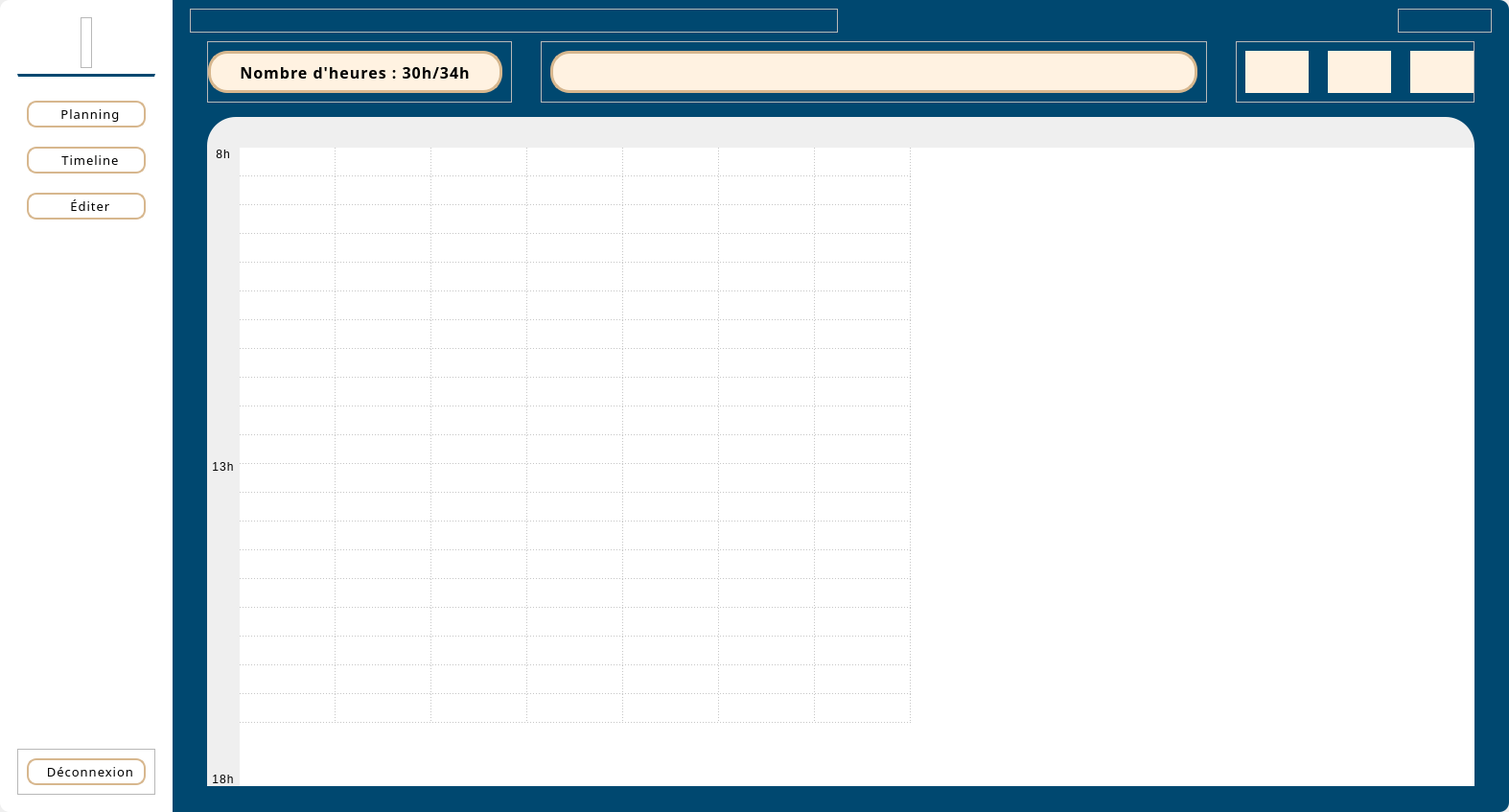
<?xml version="1.0" encoding="UTF-8"?>
<ui version="4.0">
 <class>MainWindow</class>
 <widget class="QMainWindow" name="MainWindow">
  <property name="geometry">
   <rect>
    <x>0</x>
    <y>0</y>
    <width>1574</width>
    <height>847</height>
   </rect>
  </property>
  <property name="windowTitle">
   <string>MainWindow</string>
  </property>
  <property name="styleSheet">
   <string notr="true">* {
letter-spacing: 1px;
}

QPushButton {
	border: none;
}

#leftmenuContainer {
	background-color: rgb(255, 255, 255);
	border-top-left-radius: 10px;
	border-bottom-left-radius: 10px;
}

#leftMenuSubContainer {
	border-top-left-radius: 10px;
	border-bottom-left-radius: 10px;
}

#mainBodyContainer{
	background-color: rgb(0, 72, 112);
	border-top-right-radius: 10px;
	border-bottom-right-radius: 10px;
}

#headerContainer {
	border-top-right-radius: 10px;
}

#mainBodyContent {
	border-bottom-right-radius: 10px;
}

#frame_9{
	background-color: rgb(239, 239, 239);
	border-top-left-radius: 30px;	
	border-top-right-radius: 30px;	
	padding: 7px 0;
}
</string>
  </property>
  <widget class="QWidget" name="centralwidget">
   <layout class="QHBoxLayout" name="horizontalLayout">
    <property name="spacing">
     <number>0</number>
    </property>
    <property name="leftMargin">
     <number>0</number>
    </property>
    <property name="topMargin">
     <number>0</number>
    </property>
    <property name="rightMargin">
     <number>0</number>
    </property>
    <property name="bottomMargin">
     <number>0</number>
    </property>
    <item alignment="Qt::AlignLeft">
     <widget class="QWidget" name="leftmenuContainer" native="true">
      <property name="styleSheet">
       <string notr="true"/>
      </property>
      <layout class="QVBoxLayout" name="verticalLayout">
       <item alignment="Qt::AlignLeft">
        <widget class="QWidget" name="leftMenuSubContainer" native="true">
         <property name="styleSheet">
          <string notr="true">QPushButton{
	border: 2px solid #D7B78E;
	padding: 3px 10px;
	border-radius: 10px;
}

#frame_2 {
	border-top: 3px solid #004870;
}</string>
         </property>
         <layout class="QVBoxLayout" name="verticalLayout_2">
          <item alignment="Qt::AlignHCenter|Qt::AlignVCenter">
           <widget class="QFrame" name="frame">
            <property name="frameShape">
             <enum>QFrame::StyledPanel</enum>
            </property>
            <property name="frameShadow">
             <enum>QFrame::Raised</enum>
            </property>
            <layout class="QVBoxLayout" name="verticalLayout_5">
             <property name="spacing">
              <number>0</number>
             </property>
             <property name="leftMargin">
              <number>0</number>
             </property>
             <property name="topMargin">
              <number>0</number>
             </property>
             <property name="rightMargin">
              <number>0</number>
             </property>
             <property name="bottomMargin">
              <number>15</number>
             </property>
             <item alignment="Qt::AlignHCenter">
              <widget class="QLabel" name="label">
               <property name="maximumSize">
                <size>
                 <width>90</width>
                 <height>90</height>
                </size>
               </property>
               <property name="text">
                <string/>
               </property>
               <property name="pixmap">
                <pixmap>../icons/user.png</pixmap>
               </property>
               <property name="scaledContents">
                <bool>true</bool>
               </property>
              </widget>
             </item>
             <item>
              <widget class="QLabel" name="name">
               <property name="font">
                <font>
                 <family>Sans Serif Collection</family>
                 <pointsize>12</pointsize>
                 <weight>75</weight>
                 <bold>true</bold>
                </font>
               </property>
               <property name="text">
                <string/>
               </property>
               <property name="alignment">
                <set>Qt::AlignCenter</set>
               </property>
              </widget>
             </item>
            </layout>
           </widget>
          </item>
          <item>
           <widget class="QFrame" name="frame_2">
            <property name="sizePolicy">
             <sizepolicy hsizetype="Preferred" vsizetype="Preferred">
              <horstretch>0</horstretch>
              <verstretch>0</verstretch>
             </sizepolicy>
            </property>
            <property name="styleSheet">
             <string notr="true"/>
            </property>
            <property name="frameShape">
             <enum>QFrame::StyledPanel</enum>
            </property>
            <property name="frameShadow">
             <enum>QFrame::Raised</enum>
            </property>
            <layout class="QVBoxLayout" name="verticalLayout_3">
             <property name="spacing">
              <number>20</number>
             </property>
             <property name="topMargin">
              <number>25</number>
             </property>
             <item>
              <widget class="QPushButton" name="planningBtn">
               <property name="font">
                <font>
                 <family>Sans Serif Collection</family>
                 <pointsize>10</pointsize>
                </font>
               </property>
               <property name="cursor">
                <cursorShape>PointingHandCursor</cursorShape>
               </property>
               <property name="focusPolicy">
                <enum>Qt::NoFocus</enum>
               </property>
               <property name="text">
                <string>  Planning</string>
               </property>
               <property name="icon">
                <iconset resource="../ressources.qrc">
                 <normaloff>:/icons/icons/calendar.svg</normaloff>:/icons/icons/calendar.svg</iconset>
               </property>
              </widget>
             </item>
             <item>
              <widget class="QPushButton" name="timelineBtn">
               <property name="font">
                <font>
                 <family>Sans Serif Collection</family>
                 <pointsize>10</pointsize>
                </font>
               </property>
               <property name="cursor">
                <cursorShape>PointingHandCursor</cursorShape>
               </property>
               <property name="focusPolicy">
                <enum>Qt::NoFocus</enum>
               </property>
               <property name="text">
                <string>  Timeline</string>
               </property>
               <property name="icon">
                <iconset resource="../ressources.qrc">
                 <normaloff>:/icons/icons/clock.svg</normaloff>:/icons/icons/clock.svg</iconset>
               </property>
              </widget>
             </item>
             <item>
              <widget class="QPushButton" name="editBtn">
               <property name="font">
                <font>
                 <family>Sans Serif Collection</family>
                 <pointsize>10</pointsize>
                </font>
               </property>
               <property name="cursor">
                <cursorShape>PointingHandCursor</cursorShape>
               </property>
               <property name="focusPolicy">
                <enum>Qt::NoFocus</enum>
               </property>
               <property name="text">
                <string>  Éditer</string>
               </property>
               <property name="icon">
                <iconset resource="../ressources.qrc">
                 <normaloff>:/icons/icons/edit-2.svg</normaloff>:/icons/icons/edit-2.svg</iconset>
               </property>
              </widget>
             </item>
            </layout>
           </widget>
          </item>
          <item>
           <spacer name="verticalSpacer">
            <property name="orientation">
             <enum>Qt::Vertical</enum>
            </property>
            <property name="sizeHint" stdset="0">
             <size>
              <width>20</width>
              <height>40</height>
             </size>
            </property>
           </spacer>
          </item>
          <item alignment="Qt::AlignBottom">
           <widget class="QFrame" name="frame_3">
            <property name="frameShape">
             <enum>QFrame::StyledPanel</enum>
            </property>
            <property name="frameShadow">
             <enum>QFrame::Raised</enum>
            </property>
            <layout class="QVBoxLayout" name="verticalLayout_4">
             <item>
              <widget class="QPushButton" name="decoBtn">
               <property name="font">
                <font>
                 <family>Sans Serif Collection</family>
                 <pointsize>10</pointsize>
                 <weight>50</weight>
                 <bold>false</bold>
                </font>
               </property>
               <property name="cursor">
                <cursorShape>PointingHandCursor</cursorShape>
               </property>
               <property name="focusPolicy">
                <enum>Qt::NoFocus</enum>
               </property>
               <property name="styleSheet">
                <string notr="true"/>
               </property>
               <property name="text">
                <string>  Déconnexion</string>
               </property>
               <property name="icon">
                <iconset resource="../ressources.qrc">
                 <normaloff>:/icons/icons/power.svg</normaloff>:/icons/icons/power.svg</iconset>
               </property>
              </widget>
             </item>
            </layout>
           </widget>
          </item>
         </layout>
        </widget>
       </item>
      </layout>
     </widget>
    </item>
    <item>
     <widget class="QWidget" name="mainBodyContainer" native="true">
      <property name="sizePolicy">
       <sizepolicy hsizetype="Expanding" vsizetype="Preferred">
        <horstretch>0</horstretch>
        <verstretch>0</verstretch>
       </sizepolicy>
      </property>
      <property name="styleSheet">
       <string notr="true"/>
      </property>
      <layout class="QVBoxLayout" name="verticalLayout_6">
       <property name="spacing">
        <number>0</number>
       </property>
       <item alignment="Qt::AlignTop">
        <widget class="QWidget" name="headerContainer" native="true">
         <layout class="QHBoxLayout" name="horizontalLayout_2">
          <property name="topMargin">
           <number>0</number>
          </property>
          <property name="bottomMargin">
           <number>0</number>
          </property>
          <item>
           <widget class="QFrame" name="frame_5">
            <property name="frameShape">
             <enum>QFrame::StyledPanel</enum>
            </property>
            <property name="frameShadow">
             <enum>QFrame::Raised</enum>
            </property>
            <layout class="QHBoxLayout" name="horizontalLayout_4"/>
           </widget>
          </item>
          <item alignment="Qt::AlignRight">
           <widget class="QFrame" name="frame_4">
            <property name="frameShape">
             <enum>QFrame::StyledPanel</enum>
            </property>
            <property name="frameShadow">
             <enum>QFrame::Raised</enum>
            </property>
            <layout class="QHBoxLayout" name="horizontalLayout_3">
             <property name="spacing">
              <number>15</number>
             </property>
             <property name="topMargin">
              <number>0</number>
             </property>
             <property name="rightMargin">
              <number>0</number>
             </property>
             <item>
              <widget class="QPushButton" name="minimizeBtn">
               <property name="cursor">
                <cursorShape>PointingHandCursor</cursorShape>
               </property>
               <property name="text">
                <string/>
               </property>
               <property name="icon">
                <iconset resource="../ressources.qrc">
                 <normaloff>:/icons/icons/minus_white.svg</normaloff>:/icons/icons/minus_white.svg</iconset>
               </property>
               <property name="iconSize">
                <size>
                 <width>20</width>
                 <height>20</height>
                </size>
               </property>
              </widget>
             </item>
             <item>
              <widget class="QPushButton" name="closeBtn">
               <property name="cursor">
                <cursorShape>PointingHandCursor</cursorShape>
               </property>
               <property name="text">
                <string/>
               </property>
               <property name="icon">
                <iconset resource="../ressources.qrc">
                 <normaloff>:/icons/icons/x_white.svg</normaloff>:/icons/icons/x_white.svg</iconset>
               </property>
               <property name="iconSize">
                <size>
                 <width>20</width>
                 <height>20</height>
                </size>
               </property>
              </widget>
             </item>
            </layout>
           </widget>
          </item>
         </layout>
        </widget>
       </item>
       <item>
        <widget class="QWidget" name="mainBodyContent" native="true">
         <property name="sizePolicy">
          <sizepolicy hsizetype="Preferred" vsizetype="Expanding">
           <horstretch>0</horstretch>
           <verstretch>0</verstretch>
          </sizepolicy>
         </property>
         <layout class="QVBoxLayout" name="verticalLayout_7">
          <property name="topMargin">
           <number>0</number>
          </property>
          <item>
           <widget class="QStackedWidget" name="stackedplanning">
            <property name="currentIndex">
             <number>0</number>
            </property>
            <widget class="QWidget" name="planningPage">
             <layout class="QVBoxLayout" name="verticalLayout_8">
              <item alignment="Qt::AlignTop">
               <widget class="QWidget" name="widget" native="true">
                <property name="styleSheet">
                 <string notr="true">QLabel{
	background-color: rgb(255, 242, 225);
	border: 3px solid #D7B78E;	
	border-top-right-radius: 20px;
	border-top-left-radius: 20px;
	border-bottom-right-radius: 20px;
	border-bottom-left-radius: 20px;
}</string>
                </property>
                <layout class="QHBoxLayout" name="horizontalLayout_5">
                 <property name="spacing">
                  <number>30</number>
                 </property>
                 <property name="topMargin">
                  <number>0</number>
                 </property>
                 <item>
                  <widget class="QFrame" name="frame_8">
                   <property name="frameShape">
                    <enum>QFrame::StyledPanel</enum>
                   </property>
                   <property name="frameShadow">
                    <enum>QFrame::Raised</enum>
                   </property>
                   <layout class="QHBoxLayout" name="horizontalLayout_7">
                    <property name="leftMargin">
                     <number>0</number>
                    </property>
                    <item>
                     <widget class="QLabel" name="planningnbheures">
                      <property name="font">
                       <font>
                        <family>Sans Serif Collection</family>
                        <pointsize>12</pointsize>
                        <weight>75</weight>
                        <bold>true</bold>
                       </font>
                      </property>
                      <property name="styleSheet">
                       <string notr="true">padding: 0 30px;</string>
                      </property>
                      <property name="text">
                       <string>Nombre d'heures : 30h/34h</string>
                      </property>
                      <property name="alignment">
                       <set>Qt::AlignCenter</set>
                      </property>
                     </widget>
                    </item>
                   </layout>
                  </widget>
                 </item>
                 <item>
                  <widget class="QFrame" name="frame_7">
                   <property name="sizePolicy">
                    <sizepolicy hsizetype="Expanding" vsizetype="Preferred">
                     <horstretch>0</horstretch>
                     <verstretch>0</verstretch>
                    </sizepolicy>
                   </property>
                   <property name="frameShape">
                    <enum>QFrame::StyledPanel</enum>
                   </property>
                   <property name="frameShadow">
                    <enum>QFrame::Raised</enum>
                   </property>
                   <layout class="QVBoxLayout" name="verticalLayout_9">
                    <item>
                     <widget class="QLabel" name="planningsemaine">
                      <property name="font">
                       <font>
                        <family>Sans Serif Collection</family>
                        <pointsize>12</pointsize>
                        <weight>75</weight>
                        <bold>true</bold>
                       </font>
                      </property>
                      <property name="styleSheet">
                       <string notr="true"/>
                      </property>
                      <property name="text">
                       <string/>
                      </property>
                      <property name="alignment">
                       <set>Qt::AlignCenter</set>
                      </property>
                     </widget>
                    </item>
                   </layout>
                  </widget>
                 </item>
                 <item alignment="Qt::AlignLeft">
                  <widget class="QFrame" name="frame_6">
                   <property name="styleSheet">
                    <string notr="true">QPushButton {
	background-color: rgb(255, 242, 225);
	padding: 15px 15px;
	border-radius: 25px;
}</string>
                   </property>
                   <property name="frameShape">
                    <enum>QFrame::StyledPanel</enum>
                   </property>
                   <property name="frameShadow">
                    <enum>QFrame::Raised</enum>
                   </property>
                   <layout class="QHBoxLayout" name="horizontalLayout_6">
                    <property name="spacing">
                     <number>20</number>
                    </property>
                    <property name="rightMargin">
                     <number>0</number>
                    </property>
                    <item>
                     <widget class="QPushButton" name="planningPrevWeekBtn">
                      <property name="cursor">
                       <cursorShape>PointingHandCursor</cursorShape>
                      </property>
                      <property name="text">
                       <string/>
                      </property>
                      <property name="icon">
                       <iconset resource="../ressources.qrc">
                        <normaloff>:/icons/icons/arrow-left.svg</normaloff>:/icons/icons/arrow-left.svg</iconset>
                      </property>
                      <property name="iconSize">
                       <size>
                        <width>24</width>
                        <height>24</height>
                       </size>
                      </property>
                     </widget>
                    </item>
                    <item>
                     <widget class="QPushButton" name="planningNextWeekBtn">
                      <property name="cursor">
                       <cursorShape>PointingHandCursor</cursorShape>
                      </property>
                      <property name="text">
                       <string/>
                      </property>
                      <property name="icon">
                       <iconset resource="../ressources.qrc">
                        <normaloff>:/icons/icons/arrow-right.svg</normaloff>:/icons/icons/arrow-right.svg</iconset>
                      </property>
                      <property name="iconSize">
                       <size>
                        <width>24</width>
                        <height>24</height>
                       </size>
                      </property>
                     </widget>
                    </item>
                    <item>
                     <widget class="QPushButton" name="planningPickerWeekBtn">
                      <property name="cursor">
                       <cursorShape>PointingHandCursor</cursorShape>
                      </property>
                      <property name="text">
                       <string/>
                      </property>
                      <property name="icon">
                       <iconset resource="../ressources.qrc">
                        <normaloff>:/icons/icons/calendar.svg</normaloff>:/icons/icons/calendar.svg</iconset>
                      </property>
                      <property name="iconSize">
                       <size>
                        <width>24</width>
                        <height>24</height>
                       </size>
                      </property>
                     </widget>
                    </item>
                   </layout>
                  </widget>
                 </item>
                </layout>
               </widget>
              </item>
              <item>
               <widget class="QWidget" name="widget_2" native="true">
                <property name="sizePolicy">
                 <sizepolicy hsizetype="Preferred" vsizetype="Expanding">
                  <horstretch>0</horstretch>
                  <verstretch>0</verstretch>
                 </sizepolicy>
                </property>
                <layout class="QVBoxLayout" name="verticalLayout_10">
                 <property name="spacing">
                  <number>0</number>
                 </property>
                 <property name="topMargin">
                  <number>0</number>
                 </property>
                 <property name="bottomMargin">
                  <number>0</number>
                 </property>
                 <item alignment="Qt::AlignTop">
                  <widget class="QWidget" name="widget_3" native="true">
                   <layout class="QVBoxLayout" name="verticalLayout_11">
                    <property name="spacing">
                     <number>0</number>
                    </property>
                    <property name="leftMargin">
                     <number>0</number>
                    </property>
                    <property name="topMargin">
                     <number>0</number>
                    </property>
                    <property name="rightMargin">
                     <number>0</number>
                    </property>
                    <property name="bottomMargin">
                     <number>0</number>
                    </property>
                    <item>
                     <widget class="QFrame" name="frame_9">
                      <property name="styleSheet">
                       <string notr="true"/>
                      </property>
                      <property name="frameShape">
                       <enum>QFrame::StyledPanel</enum>
                      </property>
                      <property name="frameShadow">
                       <enum>QFrame::Raised</enum>
                      </property>
                      <layout class="QHBoxLayout" name="horizontalLayout_8">
                       <property name="spacing">
                        <number>0</number>
                       </property>
                       <property name="leftMargin">
                        <number>20</number>
                       </property>
                       <property name="topMargin">
                        <number>0</number>
                       </property>
                       <property name="rightMargin">
                        <number>0</number>
                       </property>
                       <property name="bottomMargin">
                        <number>0</number>
                       </property>
                       <item>
                        <widget class="QLabel" name="planninglundi">
                         <property name="font">
                          <font>
                           <family>Sans Serif Collection</family>
                           <pointsize>10</pointsize>
                           <weight>75</weight>
                           <bold>true</bold>
                          </font>
                         </property>
                         <property name="text">
                          <string/>
                         </property>
                         <property name="alignment">
                          <set>Qt::AlignCenter</set>
                         </property>
                        </widget>
                       </item>
                       <item>
                        <widget class="QLabel" name="planningmardi">
                         <property name="font">
                          <font>
                           <family>Sans Serif Collection</family>
                           <pointsize>10</pointsize>
                           <weight>75</weight>
                           <bold>true</bold>
                          </font>
                         </property>
                         <property name="text">
                          <string/>
                         </property>
                         <property name="alignment">
                          <set>Qt::AlignCenter</set>
                         </property>
                        </widget>
                       </item>
                       <item>
                        <widget class="QLabel" name="planningmercredi">
                         <property name="font">
                          <font>
                           <family>Sans Serif Collection</family>
                           <pointsize>10</pointsize>
                           <weight>75</weight>
                           <bold>true</bold>
                          </font>
                         </property>
                         <property name="text">
                          <string/>
                         </property>
                         <property name="alignment">
                          <set>Qt::AlignCenter</set>
                         </property>
                        </widget>
                       </item>
                       <item>
                        <widget class="QLabel" name="planningjeudi">
                         <property name="font">
                          <font>
                           <family>Sans Serif Collection</family>
                           <pointsize>10</pointsize>
                           <weight>75</weight>
                           <bold>true</bold>
                          </font>
                         </property>
                         <property name="text">
                          <string/>
                         </property>
                         <property name="alignment">
                          <set>Qt::AlignCenter</set>
                         </property>
                        </widget>
                       </item>
                       <item>
                        <widget class="QLabel" name="planningvendredi">
                         <property name="font">
                          <font>
                           <family>Sans Serif Collection</family>
                           <pointsize>10</pointsize>
                           <weight>75</weight>
                           <bold>true</bold>
                          </font>
                         </property>
                         <property name="text">
                          <string/>
                         </property>
                         <property name="alignment">
                          <set>Qt::AlignCenter</set>
                         </property>
                        </widget>
                       </item>
                       <item>
                        <widget class="QLabel" name="planningsamedi">
                         <property name="font">
                          <font>
                           <family>Sans Serif Collection</family>
                           <pointsize>10</pointsize>
                           <weight>75</weight>
                           <bold>true</bold>
                          </font>
                         </property>
                         <property name="text">
                          <string/>
                         </property>
                         <property name="alignment">
                          <set>Qt::AlignCenter</set>
                         </property>
                        </widget>
                       </item>
                       <item>
                        <widget class="QLabel" name="planningdimanche">
                         <property name="font">
                          <font>
                           <family>Sans Serif Collection</family>
                           <pointsize>10</pointsize>
                           <weight>75</weight>
                           <bold>true</bold>
                          </font>
                         </property>
                         <property name="text">
                          <string/>
                         </property>
                         <property name="alignment">
                          <set>Qt::AlignCenter</set>
                         </property>
                        </widget>
                       </item>
                      </layout>
                     </widget>
                    </item>
                   </layout>
                  </widget>
                 </item>
                 <item>
                  <widget class="QWidget" name="widget_4" native="true">
                   <property name="sizePolicy">
                    <sizepolicy hsizetype="Preferred" vsizetype="Expanding">
                     <horstretch>0</horstretch>
                     <verstretch>0</verstretch>
                    </sizepolicy>
                   </property>
                   <layout class="QHBoxLayout" name="horizontalLayout_9">
                    <property name="spacing">
                     <number>0</number>
                    </property>
                    <property name="leftMargin">
                     <number>0</number>
                    </property>
                    <property name="topMargin">
                     <number>0</number>
                    </property>
                    <property name="rightMargin">
                     <number>0</number>
                    </property>
                    <property name="bottomMargin">
                     <number>0</number>
                    </property>
                    <item alignment="Qt::AlignLeft">
                     <widget class="QWidget" name="widget_5" native="true">
                      <property name="styleSheet">
                       <string notr="true">background-color: rgb(239, 239, 239);</string>
                      </property>
                      <layout class="QVBoxLayout" name="verticalLayout_12">
                       <property name="leftMargin">
                        <number>5</number>
                       </property>
                       <property name="topMargin">
                        <number>0</number>
                       </property>
                       <property name="rightMargin">
                        <number>5</number>
                       </property>
                       <property name="bottomMargin">
                        <number>0</number>
                       </property>
                       <item>
                        <widget class="QLabel" name="label_2">
                         <property name="font">
                          <font>
                           <pointsize>9</pointsize>
                          </font>
                         </property>
                         <property name="text">
                          <string>8h</string>
                         </property>
                         <property name="alignment">
                          <set>Qt::AlignCenter</set>
                         </property>
                         <property name="margin">
                          <number>0</number>
                         </property>
                        </widget>
                       </item>
                       <item>
                        <widget class="QLabel" name="label_18">
                         <property name="sizePolicy">
                          <sizepolicy hsizetype="Preferred" vsizetype="Expanding">
                           <horstretch>0</horstretch>
                           <verstretch>0</verstretch>
                          </sizepolicy>
                         </property>
                         <property name="font">
                          <font>
                           <pointsize>9</pointsize>
                          </font>
                         </property>
                         <property name="text">
                          <string>13h</string>
                         </property>
                         <property name="alignment">
                          <set>Qt::AlignCenter</set>
                         </property>
                        </widget>
                       </item>
                       <item>
                        <widget class="QLabel" name="label_24">
                         <property name="font">
                          <font>
                           <pointsize>9</pointsize>
                          </font>
                         </property>
                         <property name="text">
                          <string>18h</string>
                         </property>
                         <property name="alignment">
                          <set>Qt::AlignCenter</set>
                         </property>
                        </widget>
                       </item>
                      </layout>
                     </widget>
                    </item>
                    <item>
                     <widget class="QWidget" name="widget_6" native="true">
                      <property name="sizePolicy">
                       <sizepolicy hsizetype="Expanding" vsizetype="Preferred">
                        <horstretch>0</horstretch>
                        <verstretch>0</verstretch>
                       </sizepolicy>
                      </property>
                      <layout class="QHBoxLayout" name="horizontalLayout_10">
                       <property name="spacing">
                        <number>0</number>
                       </property>
                       <property name="leftMargin">
                        <number>0</number>
                       </property>
                       <property name="topMargin">
                        <number>0</number>
                       </property>
                       <property name="rightMargin">
                        <number>0</number>
                       </property>
                       <property name="bottomMargin">
                        <number>0</number>
                       </property>
                       <item>
                        <widget class="QTableWidget" name="tableWidget">
                         <property name="font">
                          <font>
                           <family>Sans Serif Collection</family>
                          </font>
                         </property>
                         <property name="frameShape">
                          <enum>QFrame::NoFrame</enum>
                         </property>
                         <property name="lineWidth">
                          <number>1</number>
                         </property>
                         <property name="midLineWidth">
                          <number>0</number>
                         </property>
                         <property name="verticalScrollBarPolicy">
                          <enum>Qt::ScrollBarAlwaysOff</enum>
                         </property>
                         <property name="horizontalScrollBarPolicy">
                          <enum>Qt::ScrollBarAlwaysOff</enum>
                         </property>
                         <property name="autoScroll">
                          <bool>false</bool>
                         </property>
                         <property name="editTriggers">
                          <set>QAbstractItemView::NoEditTriggers</set>
                         </property>
                         <property name="dragDropOverwriteMode">
                          <bool>false</bool>
                         </property>
                         <property name="showGrid">
                          <bool>true</bool>
                         </property>
                         <property name="gridStyle">
                          <enum>Qt::DotLine</enum>
                         </property>
                         <property name="sortingEnabled">
                          <bool>false</bool>
                         </property>
                         <property name="cornerButtonEnabled">
                          <bool>true</bool>
                         </property>
                         <property name="rowCount">
                          <number>20</number>
                         </property>
                         <property name="columnCount">
                          <number>7</number>
                         </property>
                         <attribute name="horizontalHeaderVisible">
                          <bool>false</bool>
                         </attribute>
                         <attribute name="horizontalHeaderCascadingSectionResizes">
                          <bool>false</bool>
                         </attribute>
                         <attribute name="horizontalHeaderStretchLastSection">
                          <bool>false</bool>
                         </attribute>
                         <attribute name="verticalHeaderVisible">
                          <bool>false</bool>
                         </attribute>
                         <attribute name="verticalHeaderStretchLastSection">
                          <bool>false</bool>
                         </attribute>
                         <row/>
                         <row/>
                         <row/>
                         <row/>
                         <row/>
                         <row/>
                         <row/>
                         <row/>
                         <row/>
                         <row/>
                         <row/>
                         <row/>
                         <row/>
                         <row/>
                         <row/>
                         <row/>
                         <row/>
                         <row/>
                         <row/>
                         <row/>
                         <column/>
                         <column/>
                         <column/>
                         <column/>
                         <column/>
                         <column/>
                         <column/>
                        </widget>
                       </item>
                      </layout>
                     </widget>
                    </item>
                   </layout>
                  </widget>
                 </item>
                </layout>
               </widget>
              </item>
             </layout>
            </widget>
            <widget class="QWidget" name="timelinePage">
             <widget class="QLabel" name="label_3">
              <property name="geometry">
               <rect>
                <x>490</x>
                <y>300</y>
                <width>111</width>
                <height>51</height>
               </rect>
              </property>
              <property name="styleSheet">
               <string notr="true">color: rgb(255, 255, 255);</string>
              </property>
              <property name="text">
               <string>Timeline</string>
              </property>
             </widget>
            </widget>
            <widget class="QWidget" name="editPage">
             <widget class="QLabel" name="label_4">
              <property name="geometry">
               <rect>
                <x>570</x>
                <y>380</y>
                <width>121</width>
                <height>71</height>
               </rect>
              </property>
              <property name="styleSheet">
               <string notr="true">color: rgb(255, 255, 255);</string>
              </property>
              <property name="text">
               <string>Editer</string>
              </property>
             </widget>
            </widget>
           </widget>
          </item>
         </layout>
        </widget>
       </item>
      </layout>
     </widget>
    </item>
   </layout>
  </widget>
 </widget>
 <resources>
  <include location="../ressources.qrc"/>
 </resources>
 <connections/>
</ui>
